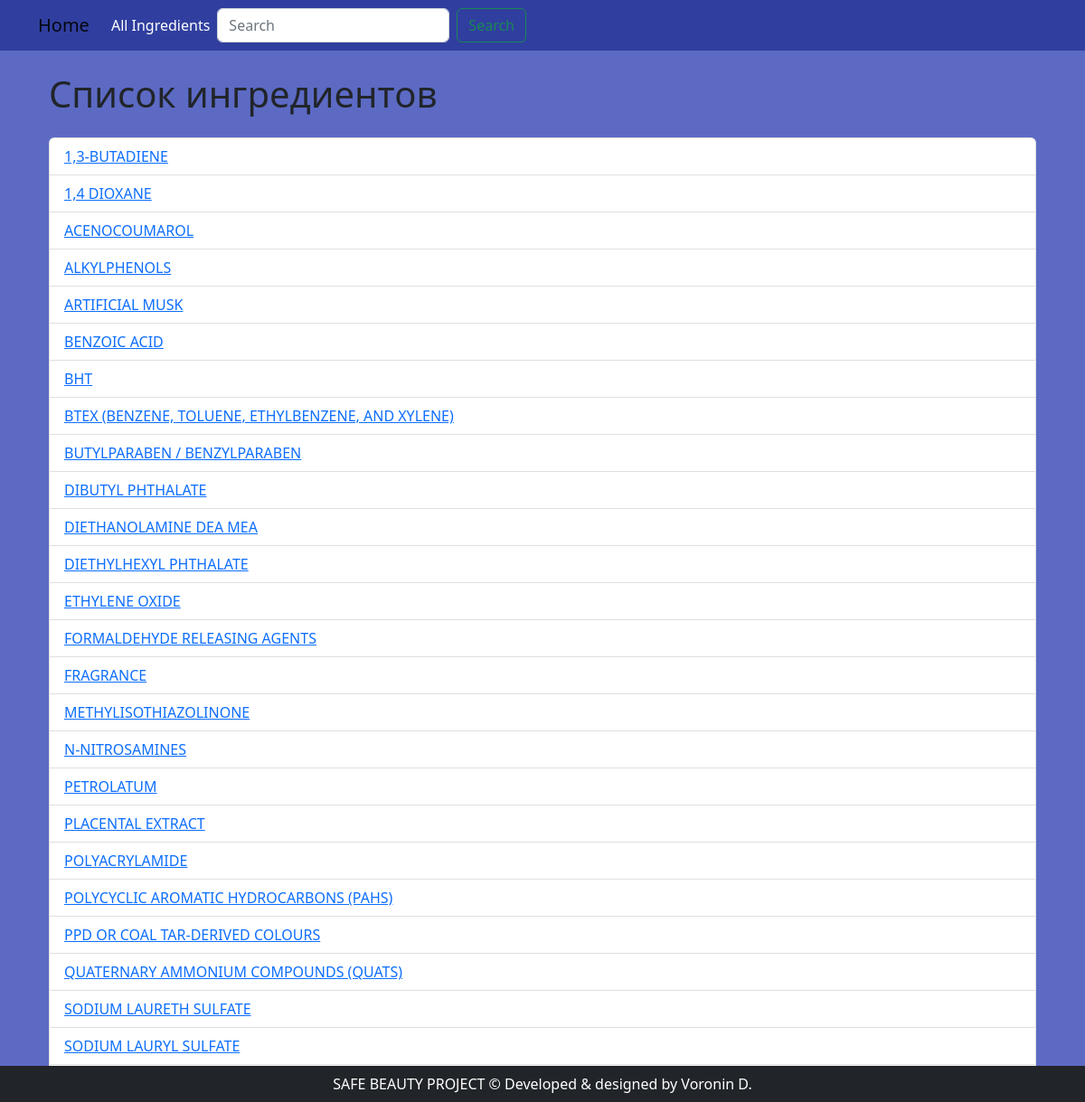
The page /ingredients/ on the database its author committed.
### mainapp/models.py (models this page shows, shortened)
class Ingredient(models.Model):
    cas_number = models.CharField(max_length=20, blank=True, null=True)
    created_at = models.DateTimeField(default=timezone.now, null=False)
    id = models.AutoField(primary_key=True)
    inci_name = models.CharField(max_length=255, blank=True, null=True)
    more_info = models.TextField(blank=True, null=True)
    name = models.CharField(max_length=255, blank=True, null=True)
    organic = models.BooleanField(null=True)
    pubmed_count = models.IntegerField(blank=True, null=True)
    pubmed_term = models.CharField(max_length=255, blank=True, null=True)
    usage = models.TextField(blank=True, null=True)
    explanation = models.TextField(blank=True, null=True)
    notes = models.TextField(blank=True, null=True)
    updated_at = models.DateTimeField(default=timezone.now, null=False)

### mainapp/views.py (the view)
# urls.py: path('ingredients/', IngredientListView.as_view(), name='ingredient_list'),
class IngredientListView(ListView):
    model = Ingredient
    template_name = 'mainapp/ingredient_list.html'
    context_object_name = 'ingredients'
    ordering = ['name']  # Сортировка по имени

### mainapp/templates/mainapp/ingredient_list.html
{% extends 'base.html' %}
{% block content %}
<div class="container mt-4">
    <h1>Список ингредиентов</h1>
    <ul class="list-group mt-4">
        {% for ingredient in ingredients %}
        <li class="list-group-item">
            <a href="{% url 'ingredient_detail' ingredient.pk %}">{{ ingredient.name }}</a>
        </li>
        {% endfor %}
    </ul>
</div>
{% endblock %}

### templates/base.html (shortened to what this page needs)
{% load static %}
<!DOCTYPE html>
<html>
<head>
    <link rel="stylesheet" href="{% static "css/bootstrap.min.css" %}" type="text/css">
</head>
<body>
    <nav class="navbar navbar-expand-lg navbar-light">
        <div class="container">
            <a class="navbar-brand" href="{% url 'home' %}">Home</a>
            <div class="collapse navbar-collapse" id="navbarNav">
                <ul class="navbar-nav mr-auto">
                    <li class="nav-item">
                        <a class="nav-link" href="{% url 'ingredient_list' %}">All Ingredients</a>
                    </li>
                </ul>
                <form class="d-flex">
                    <input class="form-control me-2 search-login-btn" name="search" type="search" placeholder="Search" aria-label="Search">
                    <button class="btn btn-outline-success search-login-btn" type="submit">Search</button>
                </form>
            </div>
        </div>
    </nav>
    <div class="container mt-4">
        {% block content %}
        {% endblock %}
    </div>
</body>
<footer class="text-center text-white bg-dark py-2 fixed-bottom">
    SAFE BEAUTY PROJECT &copy; Developed & designed by Voronin D.
</footer>
</html>

### templates/base.html (style rules this page uses)
body { background-color: #5c6ac4; }
.navbar { background-color: #303f9f; }
.navbar .nav-link { color: #ffffff; }

### rows shown on the page
Ingredient: name "1,3-BUTADIENE"
Ingredient: name "1,4 DIOXANE"
Ingredient: name "ACENOCOUMAROL"
Ingredient: name "ALKYLPHENOLS"
Ingredient: name "ARTIFICIAL MUSK"
Ingredient: name "BENZOIC ACID"
Ingredient: name "BHT"
Ingredient: name "BTEX (BENZENE, TOLUENE, ETHYLBENZENE, AND XYLENE)"
Ingredient: name "BUTYLPARABEN / BENZYLPARABEN"
Ingredient: name "DIBUTYL PHTHALATE"
Ingredient: name "DIETHANOLAMINE DEA MEA"
Ingredient: name "DIETHYLHEXYL PHTHALATE"
Ingredient: name "ETHYLENE OXIDE"
Ingredient: name "FORMALDEHYDE RELEASING AGENTS"
Ingredient: name "FRAGRANCE"
Ingredient: name "METHYLISOTHIAZOLINONE"
Ingredient: name "N-NITROSAMINES"
Ingredient: name "PETROLATUM"
Ingredient: name "PLACENTAL EXTRACT"
Ingredient: name "POLYACRYLAMIDE"
Ingredient: name "POLYCYCLIC AROMATIC HYDROCARBONS (PAHS)"
Ingredient: name "PPD OR COAL TAR-DERIVED COLOURS"
Ingredient: name "QUATERNARY AMMONIUM COMPOUNDS (QUATS)"
Ingredient: name "SODIUM LAURETH SULFATE"
Ingredient: name "SODIUM LAURYL SULFATE"
